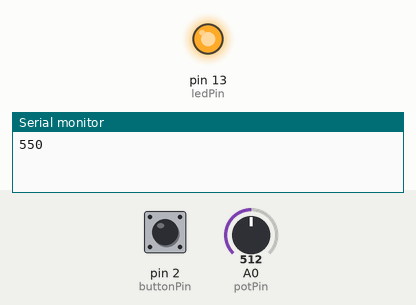
This sketch was run on a simulated Arduino Uno, built with avr-gcc and run on an emulated ATmega328P. Parts: output pins drawn as LEDs (lit = HIGH), the last lines printed to the serial monitor. Dashed ring = blinking. Inputs (shaded band) come from the test bench; at power-on: pin 2 (buttonPin) LOW, A0 (potPin) = 512.

Above: at 1.2 s.
1.3 s: pin 2 (buttonPin) pulled HIGH for 0.15 s
At 4.2 s:
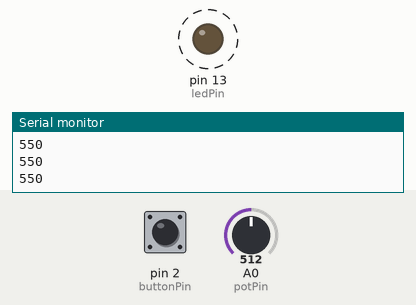
4.4 s: A0 (potPin) set to 900
7.4 s: A0 (potPin) set to 306
At 7.95 s:
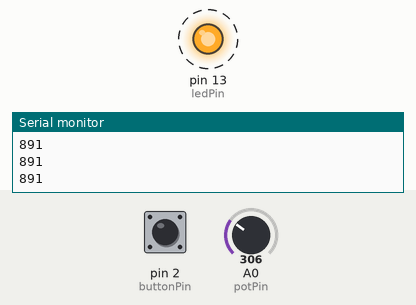
10.4 s: pin 2 (buttonPin) pulled HIGH for 1 s
At 12.0 s:
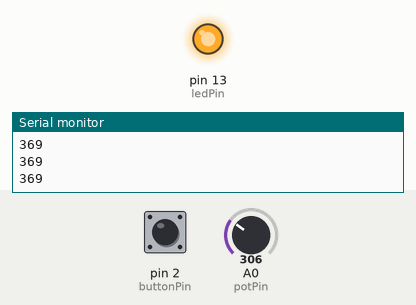
12.9 s: pin 2 (buttonPin) pulled HIGH for 3.2 s
At 13.5 s:
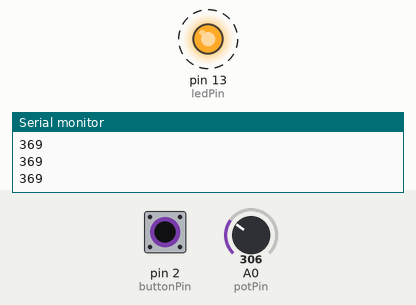
Timing chart, 0 to 18.6 s (numbered marks = the images above; inputs shaded):
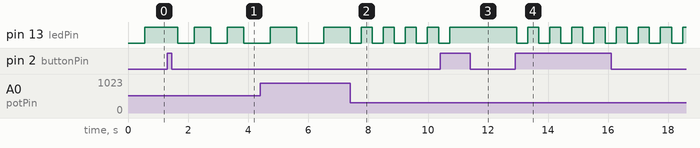

The sketch:

smart_led.ino
```cpp
// Arduino .ino version (C++ under the hood)

const int ledPin = 13;
const int buttonPin = 2;
const int potPin = A0;

bool ledState = LOW;
bool lastButtonState = LOW;
bool modeToggle = false;

unsigned long previousMillis = 0;
int interval = 500;

void setup() {
  pinMode(ledPin, OUTPUT);
  pinMode(buttonPin, INPUT);
  Serial.begin(9600);
}

void loop() {
  int buttonState = digitalRead(buttonPin);

  if (buttonState == HIGH && lastButtonState == LOW) {
    modeToggle = !modeToggle;
    delay(50);
  }
  lastButtonState = buttonState;

  int potValue = analogRead(potPin);
  interval = map(potValue, 0, 1023, 100, 1000);

  unsigned long currentMillis = millis();
  if (currentMillis - previousMillis >= interval) {
    previousMillis = currentMillis;

    if (modeToggle) {
      ledState = !ledState;
    } else {
      ledState = HIGH;
    }
    digitalWrite(ledPin, ledState);
  }

  static unsigned long lastLog = 0;
  if (millis() - lastLog >= 1000) {
    lastLog = millis();
    Serial.println(interval);
  }
}
```

smart_led.cpp
```cpp
#include <Arduino.h>

// Pure C++ version

const int ledPin = 13;
const int buttonPin = 2;
const int potPin = A0;

bool ledState = LOW;
bool lastButtonState = LOW;
bool modeToggle = false;

unsigned long previousMillis = 0;
int interval = 500;

void setup() {
    pinMode(ledPin, OUTPUT);
    pinMode(buttonPin, INPUT);
    Serial.begin(9600);
}

void loop() {
    int buttonState = digitalRead(buttonPin);

    if (buttonState == HIGH && lastButtonState == LOW) {
        modeToggle = !modeToggle;
        delay(50);
    }
    lastButtonState = buttonState;

    int potValue = analogRead(potPin);
    interval = map(potValue, 0, 1023, 100, 1000);

    unsigned long currentMillis = millis();
    if (currentMillis - previousMillis >= interval) {
        previousMillis = currentMillis;

        if (modeToggle) {
            ledState = !ledState;
        } else {
            ledState = HIGH;
        }

        digitalWrite(ledPin, ledState);
    }
}
```

Measured:
- after the input at 1.3 s, pin 13 (ledPin): alternates HIGH for 0.55 s and LOW for 0.55 s, starting after 0.35 s
- after the input at 7.4 s, pin 13 (ledPin): alternates HIGH for 0.37 s and LOW for 0.37 s, starting after 0.37 s
- after the input at 10.4 s, pin 13 (ledPin): goes on until 10.7 s, then stays HIGH
- after the input at 12.9 s, pin 13 (ledPin): alternates HIGH for 0.37 s and LOW for 0.37 s, starting after 0.05 s
